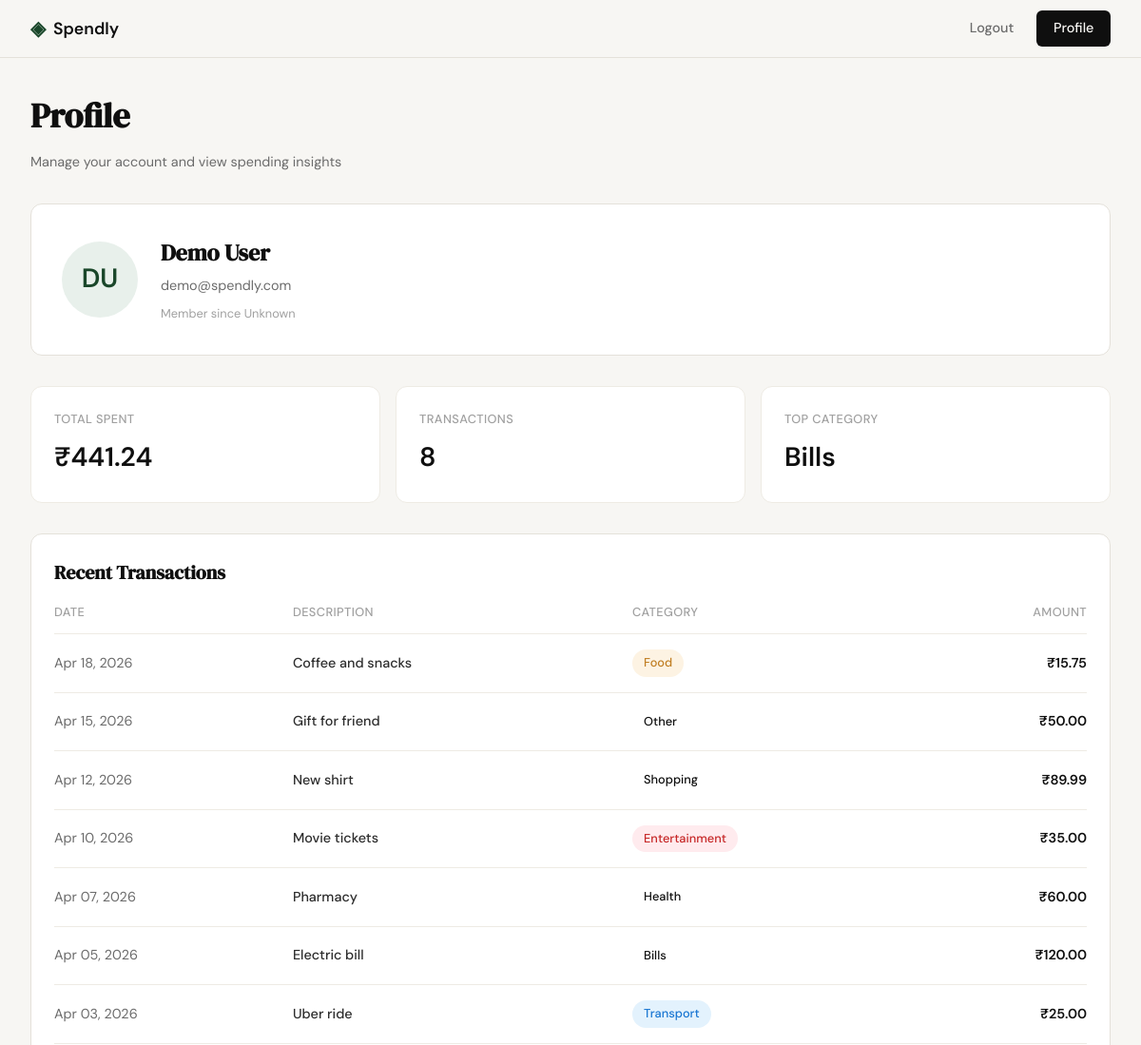
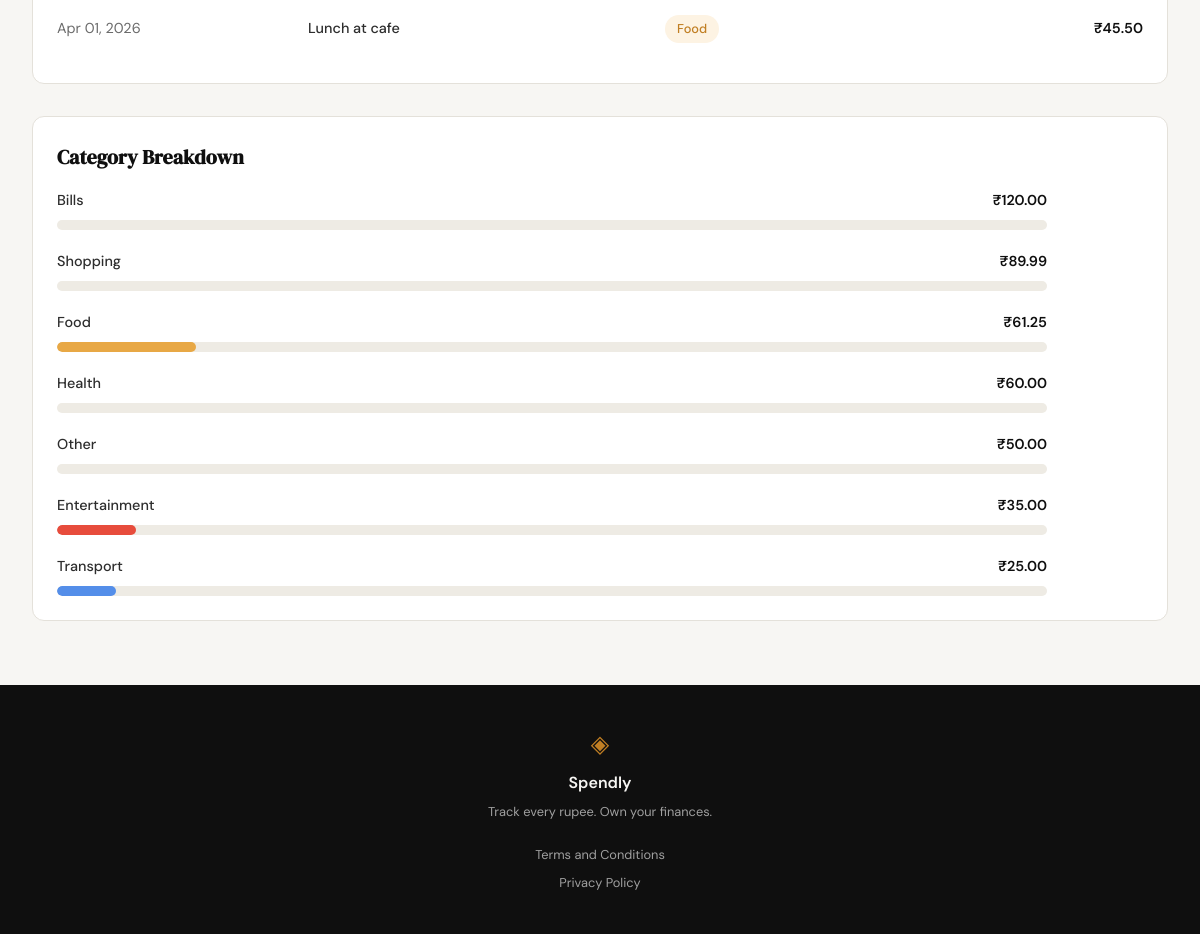
Screenshot of /profile (signed in) with the database file from the repository (2 pictures, top to bottom).
### tables this page shows
CREATE TABLE users (
            id INTEGER PRIMARY KEY AUTOINCREMENT,
            name TEXT NOT NULL,
            email TEXT UNIQUE NOT NULL,
            password_hash TEXT NOT NULL,
            created_at TEXT
        );

CREATE TABLE expenses (
            id INTEGER PRIMARY KEY AUTOINCREMENT,
            user_id INTEGER NOT NULL,
            amount REAL NOT NULL,
            category TEXT NOT NULL,
            date TEXT NOT NULL,
            description TEXT,
            created_at TEXT,
            FOREIGN KEY (user_id) REFERENCES users(id)
        );

### app.py (the view)
@app.route("/profile")
def profile():
    if not session.get("user_id"):
        flash("Please log in to view your profile", "info")
        return redirect(url_for("login"))
    user_id = session.get("user_id")
    user = get_user_by_id(user_id)
    if not user:
        flash("User profile not found", "error")
        return redirect(url_for("login"))
    stats = get_summary_stats(user_id)
    transactions = get_recent_transactions(user_id)
    categories = get_category_breakdown(user_id)
    return render_template("profile.html", user=user, stats=stats, transactions=transactions, categories=categories)

### database/db.py (called while the page is built)
def get_db():
    conn = sqlite3.connect(DB_NAME)
    conn.row_factory = sqlite3.Row
    conn.execute("PRAGMA foreign_keys = ON")
    return conn

### database/queries.py (called while the page is built)
def get_user_by_id(user_id):
    conn = get_db()
    cursor = conn.cursor()
    cursor.execute("SELECT name, email, created_at FROM users WHERE id = ?", (user_id,))
    row = cursor.fetchone()
    conn.close()
    if row:
        date_str = row["created_at"]
        if date_str:
            dt = datetime.strptime(date_str, "%Y-%m-%d %H:%M:%S")
            member_since = dt.strftime("%B %Y")
        else:
            member_since = "Unknown"
        return {
            "name": row["name"],
            "email": row["email"],
            "member_since": member_since
        }
    return None

def get_summary_stats(user_id: int):
    conn = get_db()
    cursor = conn.cursor()
    cursor.execute(
        "SELECT SUM(amount), COUNT(*) FROM expenses WHERE user_id = ?",
        (user_id,)
    )
    row = cursor.fetchone()
    total_spent = row[0] if row and row[0] else 0.0
    transaction_count = row[1] if row and row[1] else 0
    cursor.execute(
        "SELECT category FROM expenses WHERE user_id = ? GROUP BY category ORDER BY SUM(amount) DESC LIMIT 1",
        (user_id,)
    )
    top_cat_row = cursor.fetchone()
    top_category = top_cat_row[0] if top_cat_row else "—"
    conn.close()
    return {
        "total_spent": total_spent,
        "transaction_count": transaction_count,
        "top_category": top_category
    }

def get_category_breakdown(user_id: int):
    conn = get_db()
    cursor = conn.cursor()
    cursor.execute(
        "SELECT category, SUM(amount) as total FROM expenses WHERE user_id = ? GROUP BY category ORDER BY total DESC",
        (user_id,)
    )
    rows = cursor.fetchall()
    if not rows:
        conn.close()
        return []
    total_sum = sum(row["total"] for row in rows)
    breakdown = []
    sum_pcts = 0
    for row in rows:
        category_total = row["total"]
        pct = round((category_total / total_sum) * 100) if total_sum > 0 else 0
        breakdown.append({
            "name": row["category"],
            "amount": category_total,
            "pct": pct
        })
        sum_pcts += pct
    remainder = 100 - sum_pcts
    if breakdown:
        breakdown[0]["pct"] += remainder
    conn.close()
    return breakdown

### templates/profile.html (shortened to what this page needs)
{% extends "base.html" %}
{% block content %}
<div class="profile-container">
    <div class="profile-header">
        <h1 class="profile-title">Profile</h1>
        <p class="profile-subtitle">Manage your account and view spending insights</p>
    </div>
    <div class="user-card">
        <div class="avatar-circle">
            {{ user.name.split()[0][0] }}{{ user.name.split()[1][0] if ' ' in user.name else '' }}
        </div>
        <div class="user-info">
            <h2>{{ user.name }}</h2>
            <p class="user-email">{{ user.email }}</p>
            <p class="member-since">Member since {{ user.member_since }}</p>
        </div>
    </div>
    <div class="stats-row">
        <div class="stat-card">
            <span class="stat-label">Total Spent</span>
            <span class="stat-value">₹{{ "%.2f"|format(stats.total_spent) }}</span>
        </div>
        <div class="stat-card">
            <span class="stat-label">Transactions</span>
            <span class="stat-value">{{ stats.transaction_count }}</span>
        </div>
        <div class="stat-card">
            <span class="stat-label">Top Category</span>
            <span class="stat-value">{{ stats.top_category }}</span>
        </div>
    </div>
    <div class="section-card">
        <h2 class="section-title">Recent Transactions</h2>
        <table class="transactions-table">
            <thead>
                <tr>
                    <th>Date</th>
                    <th>Description</th>
                    <th>Category</th>
                    <th style="text-align: right;">Amount</th>
                </tr>
            </thead>
            <tbody>
                {% for transaction in transactions %}
                <tr>
                    <td class="transaction-date">{{ transaction.date }}</td>
                    <td class="transaction-description">{{ transaction.description }}</td>
                    <td>
                        <span class="category-badge {{ transaction.category | lower }}">
                            {{ transaction.category }}
                        </span>
                    </td>
                    <td class="transaction-amount">₹{{ "%.2f"|format(transaction.amount) }}</td>
                </tr>
                {% endfor %}
            </tbody>
        </table>
    </div>
    <div class="section-card">
        <h2 class="section-title">Category Breakdown</h2>
        <div class="category-list">
            {% for category in categories %}
            <div class="category-row">
                <div class="category-info">
                    <div class="category-header">
                        <span class="category-name">{{ category.name }}</span>
                        <span class="category-amount">₹{{ "%.2f"|format(category.amount) }}</span>
                    </div>
                    <div class="cat-bar-track">
                        <div class="cat-bar {{ category.name | lower | replace(' & ', '-') }}" style="width: {{ category.pct }}%;"></div>
                    </div>
                </div>
            </div>
            {% endfor %}
        </div>
    </div>
</div>
{% endblock %}

### static/css/style.css (style rules this page uses)
:root { --ink: #0f0f0f; --ink-soft: #2d2d2d; --ink-muted: #6b6b6b; --ink-faint: #a0a0a0; --paper: #f7f6f3; --paper-warm: #f0ede6; --paper-card: #ffffff; --accent: #1a472a; --accent-light: #e8f0eb; --accent-2: #c17f24; --accent-2-light: #fdf3e3; --danger: #c0392b; --danger-light: #fdecea; --border: #e4e1da; --border-soft: #eeebe4; --font-display: 'DM Serif Display', Georgia, serif; --font-body: 'DM Sans', system-ui, sans-serif; --max-width: 1200px; --auth-width: 440px; --radius-sm: 6px; --radius-md: 12px; --radius-lg: 20px; }
*, *::before, *::after { box-sizing: border-box; margin: 0; padding: 0; }
html { font-size: 16px; scroll-behavior: smooth; }
body { background: var(--paper); color: var(--ink); font-family: var(--font-body); font-size: 1rem; line-height: 1.6; -webkit-font-smoothing: antialiased; }
.stat-card { background: var(--paper-card); border: 1px solid #f0f0ee; border-radius: 14px; padding: 1.5rem; display: flex; flex-direction: column; gap: 0.5rem; }
.stat-label { font-size: 0.8rem; color: #999; font-weight: 500; }
.stat-value { font-family: var(--font-body); font-size: 1.75rem; font-weight: 600; color: var(--ink); }
.cat-bar-track { height: 12px; background: #f0f0ee; border-radius: 999px; overflow: hidden; }
.cat-bar { height: 100%; border-radius: 999px; }

### rows the page displays
users: name "D", name "U", name "Demo User", email "demo@spendly.com"
expenses: top_category "Bills", amount "120.00", name "Bills", {{ category.pct }} 27 (drawn)
expenses: amount "15.75"
expenses: amount "50.00", name "Other", {{ category.pct }} 11 (drawn)
expenses: amount "89.99", name "Shopping", {{ category.pct }} 20 (drawn)
expenses: amount "35.00", name "Entertainment", {{ category.pct }} 8 (drawn)
expenses: amount "60.00", name "Health", {{ category.pct }} 14 (drawn)
expenses: amount "25.00", name "Transport", {{ category.pct }} 6 (drawn)
expenses: amount "45.50"

### other values shown
{{ user.member_since }} "Unknown"
{{ "%.2f"|format(stats.total_spent) }} "441.24"
{{ stats.transaction_count }} "8"
{{ category.name }} "Food"
{{ "%.2f"|format(category.amount) }} "61.25"
